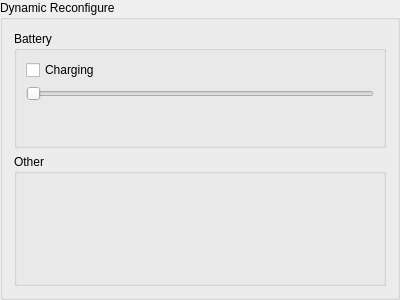
<?xml version="1.0" encoding="UTF-8"?>
<ui version="4.0">
 <class>reconfigure_group_box</class>
 <widget class="QGroupBox" name="reconfigure_group_box">
  <property name="geometry">
   <rect>
    <x>0</x>
    <y>0</y>
    <width>400</width>
    <height>300</height>
   </rect>
  </property>
  <property name="windowTitle">
   <string>GroupBox</string>
  </property>
  <property name="title">
   <string>Dynamic Reconfigure</string>
  </property>
  <layout class="QVBoxLayout" name="verticalLayout_2">
   <item>
    <widget class="QGroupBox" name="battery_group_box">
     <property name="title">
      <string>Battery</string>
     </property>
     <layout class="QVBoxLayout" name="verticalLayout">
      <item>
       <widget class="QCheckBox" name="checkBox">
        <property name="text">
         <string>Charging</string>
        </property>
       </widget>
      </item>
      <item>
       <widget class="QSlider" name="battery_slider">
        <property name="orientation">
         <enum>Qt::Horizontal</enum>
        </property>
        <property name="tickPosition">
         <enum>QSlider::NoTicks</enum>
        </property>
       </widget>
      </item>
      <item>
       <spacer name="verticalSpacer">
        <property name="orientation">
         <enum>Qt::Vertical</enum>
        </property>
        <property name="sizeHint" stdset="0">
         <size>
          <width>20</width>
          <height>41</height>
         </size>
        </property>
       </spacer>
      </item>
     </layout>
    </widget>
   </item>
   <item>
    <widget class="QGroupBox" name="groupBox_2">
     <property name="title">
      <string>Other</string>
     </property>
     <layout class="QVBoxLayout" name="verticalLayout_3">
      <item>
       <spacer name="verticalSpacer_2">
        <property name="orientation">
         <enum>Qt::Vertical</enum>
        </property>
        <property name="sizeHint" stdset="0">
         <size>
          <width>20</width>
          <height>97</height>
         </size>
        </property>
       </spacer>
      </item>
     </layout>
    </widget>
   </item>
  </layout>
 </widget>
 <resources/>
 <connections/>
</ui>
